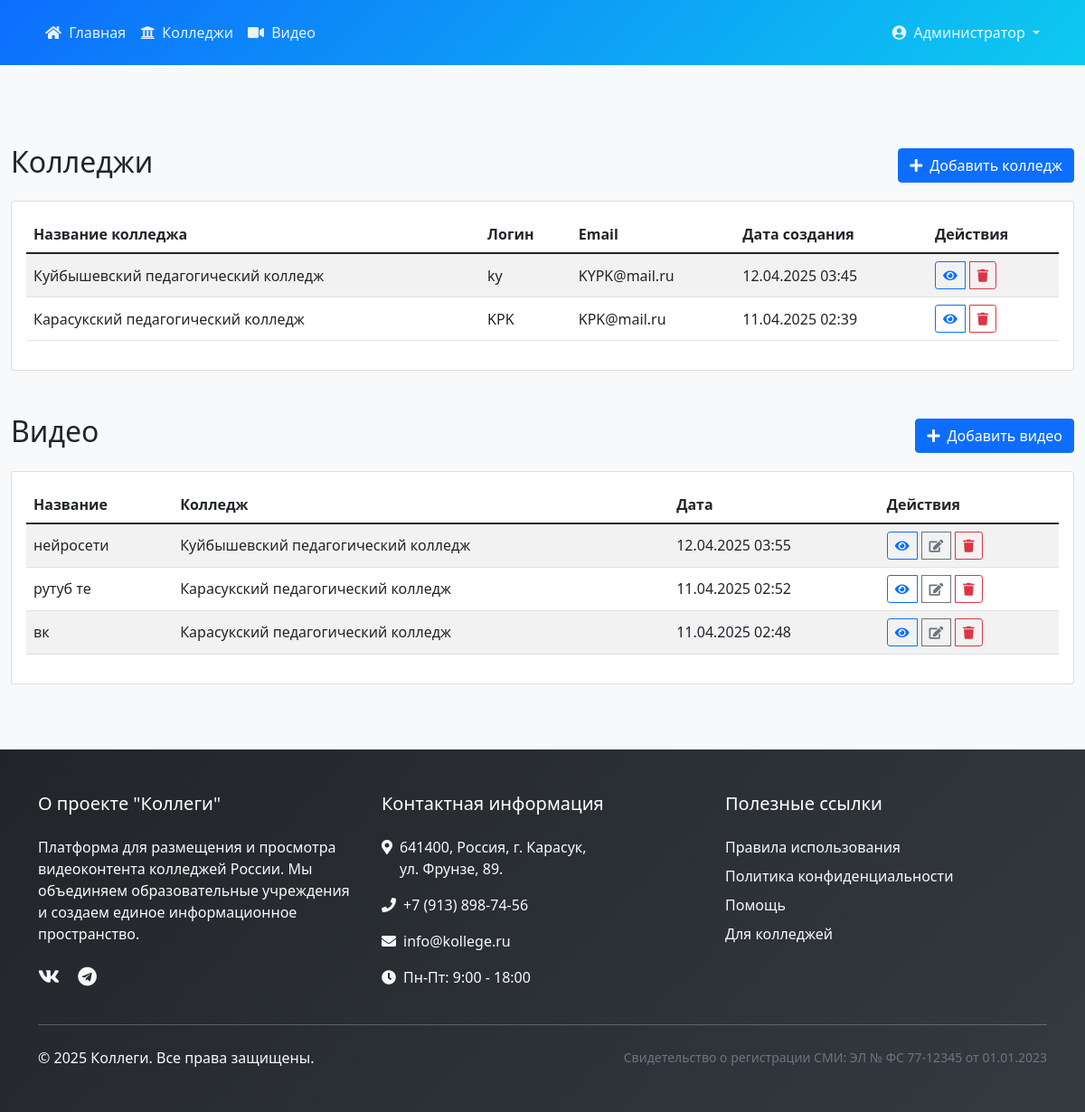
/index.php?page=admin (signed in), run on the app's committed database.
### tables this page shows
CREATE TABLE `users` (
  `id` int(11) NOT NULL,
  `username` varchar(50) NOT NULL,
  `email` varchar(100) NOT NULL,
  `password` varchar(255) NOT NULL,
  `college_name` varchar(100) NOT NULL,
  `description` text DEFAULT NULL,
  `role` enum('admin','college') DEFAULT 'college',
  `created_at` timestamp NOT NULL DEFAULT current_timestamp(),
  `reset_token` varchar(255) DEFAULT NULL,
  `reset_token_expires` timestamp NULL DEFAULT NULL,
  `website` varchar(255) DEFAULT NULL,
  `social_vk` varchar(255) DEFAULT NULL,
  `social_rutube` varchar(255) DEFAULT NULL,
  `profile_image` varchar(255) DEFAULT NULL
);

CREATE TABLE `videos` (
  `id` int(11) NOT NULL,
  `college_id` int(11) NOT NULL,
  `title` varchar(255) NOT NULL,
  `description` text DEFAULT NULL,
  `file_path` varchar(255) NOT NULL,
  `status` enum('pending','approved','rejected') DEFAULT 'pending',
  `created_at` timestamp NOT NULL DEFAULT current_timestamp()
);

### pages/admin/dashboard.php (the view, shortened to what this page needs)
<?php
$stmt = $db->query("SELECT * FROM users WHERE role = 'college' ORDER BY created_at DESC");
$colleges = $stmt->fetchAll();
$stmt = $db->query("SELECT v.*, u.college_name
                    FROM videos v
                    JOIN users u ON v.college_id = u.id
                    ORDER BY v.created_at DESC");
$videos = $stmt->fetchAll();
?>
<div class="container-fluid py-4">
    <section id="colleges" class="mb-5">
        <div class="d-flex justify-content-between align-items-center mb-3">
            <h2>Колледжи</h2>
            <a href="index.php?page=admin&action=add_college" class="btn btn-primary">
                <i class="fas fa-plus me-2"></i>Добавить колледж
            </a>
        </div>
        <div class="card">
            <div class="card-body">
                <div class="table-responsive">
                    <table class="table table-striped table-hover">
                        <thead>
                            <tr>
                                <th>Название колледжа</th>
                                <th>Логин</th>
                                <th>Email</th>
                                <th>Дата создания</th>
                                <th>Действия</th>
                            </tr>
                        </thead>
                        <tbody>
                            <?php foreach($colleges as $college): ?>
                                <tr>
                                    <td><?php echo htmlspecialchars($college['college_name']); ?></td>
                                    <td><?php echo htmlspecialchars($college['username']); ?></td>
                                    <td><?php echo htmlspecialchars($college['email']); ?></td>
                                    <td><?php echo date('d.m.Y H:i', strtotime($college['created_at'])); ?></td>
                                    <td>
                                        <div class="btn-group">
                                            <a href="index.php?page=college&id=<?php echo $college['id']; ?>"
                                               class="btn btn-sm btn-outline-primary">
                                                <i class="fas fa-eye"></i>
                                            </a>
                                            <a href="index.php?page=admin&action=delete_college&id=<?php echo $college['id']; ?>"
                                               class="btn btn-sm btn-outline-danger"
                                               onclick="return confirm('Вы уверены, что хотите удалить этот колледж?')">
                                                <i class="fas fa-trash"></i>
                                            </a>
                                        </div>
                                    </td>
                                </tr>
                            <?php endforeach; ?>
                        </tbody>
                    </table>
                </div>
            </div>
        </div>
    </section>
    <section id="videos">
        <div class="d-flex justify-content-between align-items-center mb-3">
            <h2>Видео</h2>
            <a href="index.php?page=admin&action=add_video" class="btn btn-primary">
                <i class="fas fa-plus me-2"></i>Добавить видео
            </a>
        </div>
        <div class="card">
            <div class="card-body">
                <div class="table-responsive">
                    <table class="table table-striped table-hover">
                        <thead>
                            <tr>
                                <th>Название</th>
                                <th>Колледж</th>
                                <th>Дата</th>
                                <th>Действия</th>
                            </tr>
                        </thead>
                        <tbody>
                            <?php foreach($videos as $video): ?>
                                <tr>
                                    <td><?php echo htmlspecialchars($video['title']); ?></td>
                                    <td><?php echo htmlspecialchars($video['college_name']); ?></td>
                                    <td><?php echo date('d.m.Y H:i', strtotime($video['created_at'])); ?></td>
                                    <td>
                                        <div class="btn-group">
                                            <a href="index.php?page=video&id=<?php echo $video['id']; ?>"
                                               class="btn btn-sm btn-outline-primary">
                                                <i class="fas fa-eye"></i>
                                            </a>
                                            <a href="index.php?page=admin&action=edit_video&id=<?php echo $video['id']; ?>"
                                               class="btn btn-sm btn-outline-secondary">
                                                <i class="fas fa-edit"></i>
                                            </a>
                                            <a href="index.php?page=admin&action=delete_video&id=<?php echo $video['id']; ?>"
                                               class="btn btn-sm btn-outline-danger"
                                               onclick="return confirm('Вы уверены, что хотите удалить это видео?')">
                                                <i class="fas fa-trash"></i>
                                            </a>
                                        </div>
                                    </td>
                                </tr>
                            <?php endforeach; ?>
                        </tbody>
                    </table>
                </div>
            </div>
        </div>
    </section>
</div>

### includes/header.php (style rules this page uses)
body { min-height: 100vh; display: flex; flex-direction: column; background-color: #f8f9fa; }

### pages/admin/dashboard.php (style rules this page uses)
.btn-group { gap: 5px; }
.table td { vertical-align: middle; }

### data on the page
users: college_name "Куйбышевский педагогический колледж", username "ky", email "KYPK@mail.ru", created_at "12.04.2025 03:45"
users: college_name "Карасукский педагогический колледж", username "KPK", email "KPK@mail.ru", created_at "11.04.2025 02:39"
videos: title "нейросети", college.college_name "Куйбышевский педагогический колледж", created_at "12.04.2025 03:55"
videos: title "рутуб те", college.college_name "Карасукский педагогический колледж", created_at "11.04.2025 02:52"
videos: title "вк", college.college_name "Карасукский педагогический колледж", created_at "11.04.2025 02:48"

### other printed values
$_SESSION['college_name'] "Администратор"
